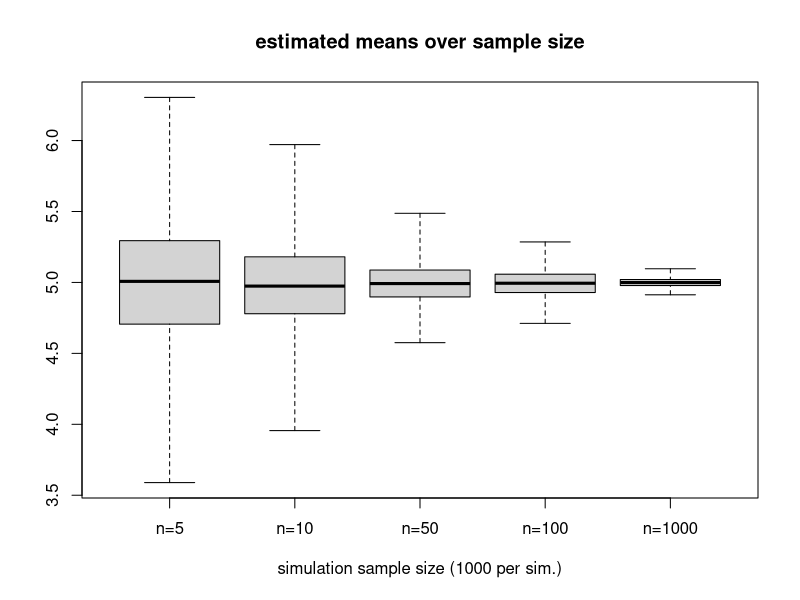
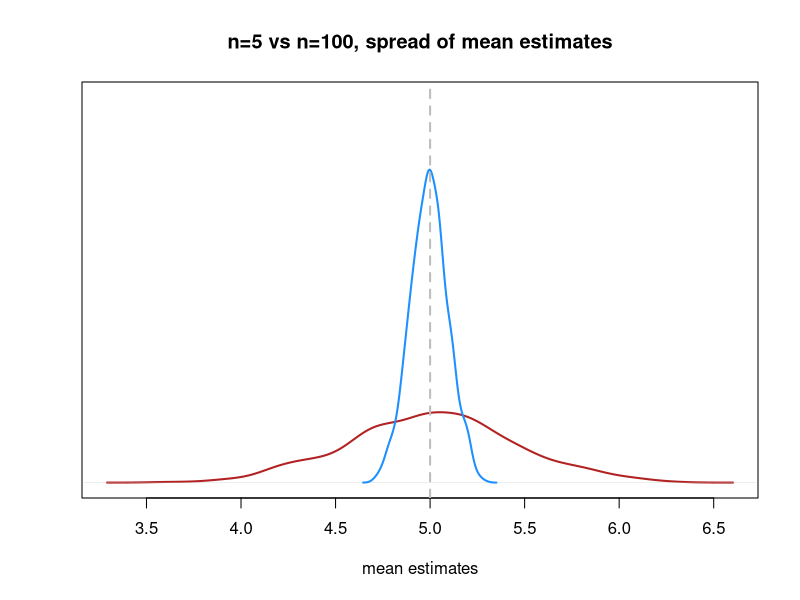
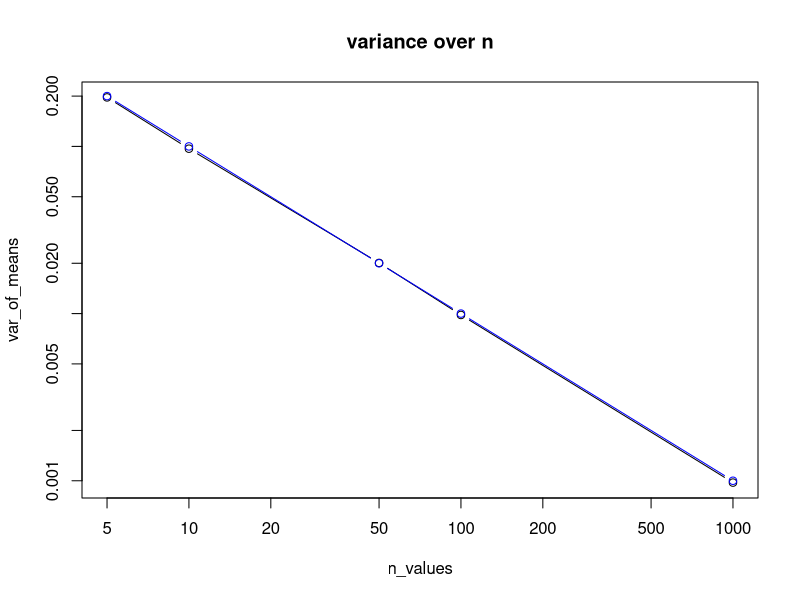
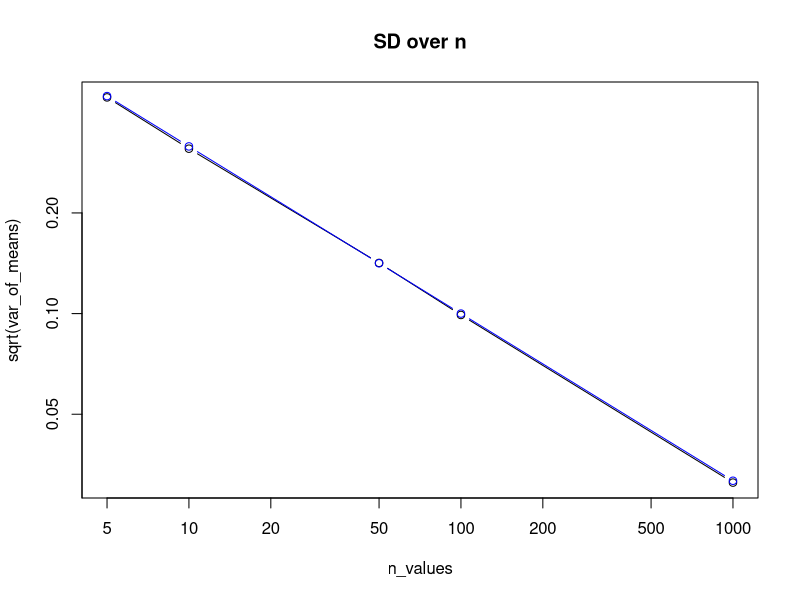
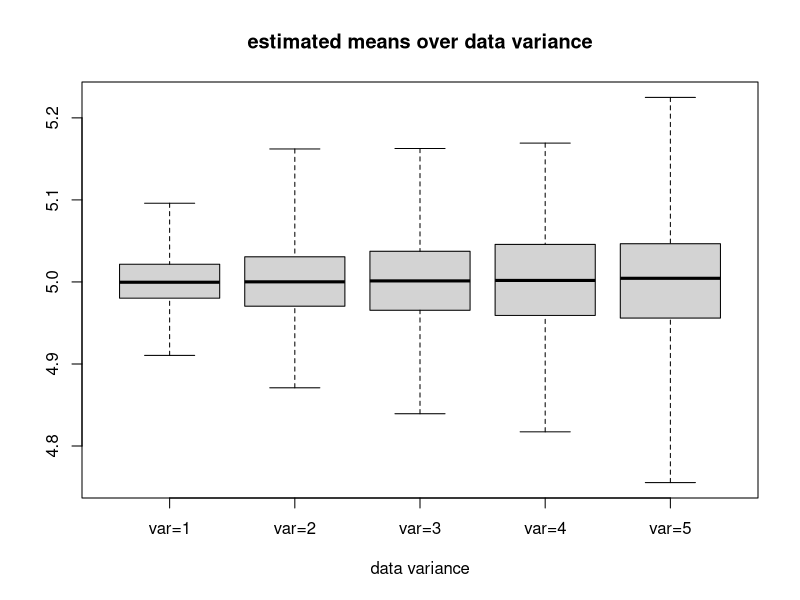
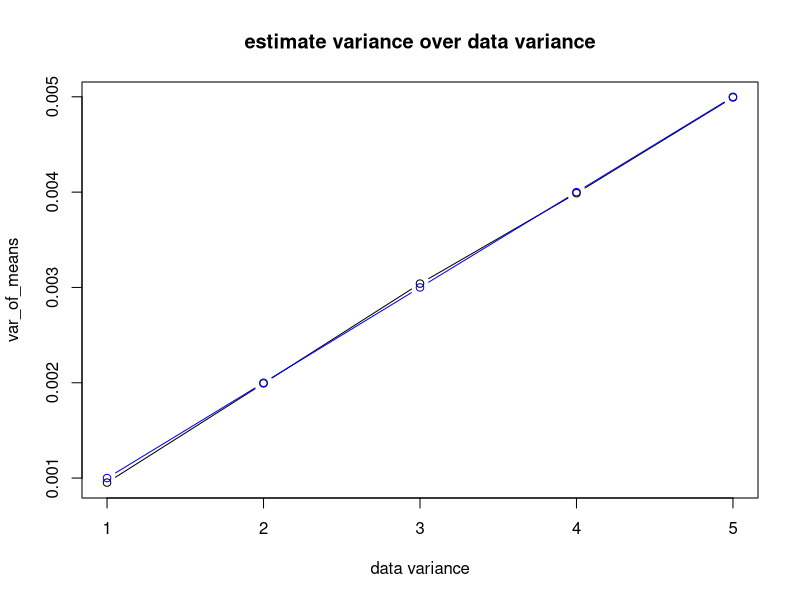
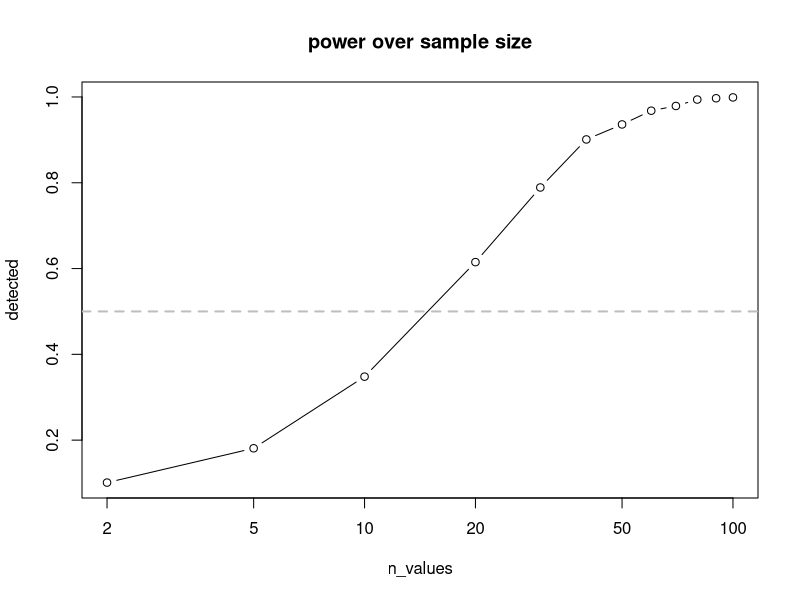
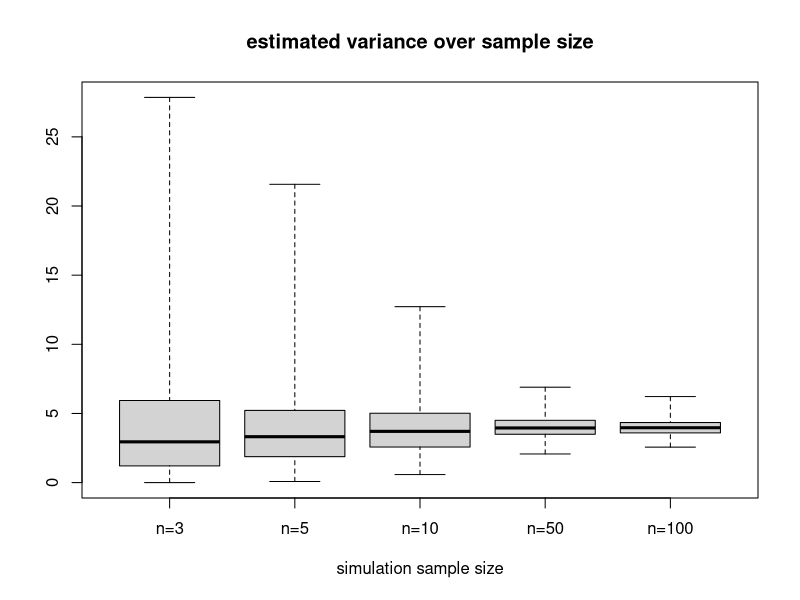

Reproduce these figures in R, in order.
## ---- chunk 1
#| label: initialize
#| echo: FALSE
knitr::opts_chunk$set(echo = TRUE, fig.width=7, fig.height=5) 
## ---- chunk 2
my_list <- list(a = 1, b = 1:5, c = 1:10)
my_list
lapply(X = my_list, FUN = \(x) 2 * x) # iterate over list
## ---- chunk 3
sapply(my_list, \(x) sum(x))
sapply(my_list, \(x) c(sum = sum(x), prod = prod(x)))
## ---- chunk 4
sapply(my_list, sum)
## ---- chunk 5
set.seed(3)
replicate(n=5, expr = { rnorm(n=1) * 10 + 3 })
## ---- chunk 6
set.seed(3)
rnorm(n=5, mean=3, sd=10)
## ---- chunk 7
set.seed(5)
# these 'n' represent sample sizes
n_values <- c(5, 10, 50, 100, 1000)
true_mean <- 5
true_sd <- 1
# estimate means for one simulation per 'n'
est_means <- sapply(n_values, \(n) {
  mean( rnorm(n, mean = true_mean, sd = true_sd) )
})
data.frame(n = n_values, est_means)
## ---- chunk 8
simulate_estimating_means <- \(n, nreps, mean, sd) {
  replicate(nreps, {
    mean( rnorm(n=n, mean=mean, sd=sd) )
  })
}
## ---- chunk 9
simulate_estimating_means(n = 100, nreps = 4, mean = -3, sd = 1)
## ---- chunk 10
n_values <- c(5, 10, 50, 100, 1000)
true_mean <- 5
true_sd <- 1
nreps <- 1000 # how many simulations
est_means <- lapply(
  n_values,
  simulate_estimating_means,
  nreps=nreps,
  mean=true_mean,
  sd=true_sd
)
## ---- chunk 11
length(est_means)
head(est_means[[1]])
head(est_means[[5]])
## ---- chunk 12
names(est_means) <- paste0("n=", n_values)
boxplot(
  est_means,
  range = 0, # no 'outliers'
  main = "estimated means over sample size",
  xlab = paste0("simulation sample size (",nreps," per sim.)")
) 
## ---- chunk 13
plot(
  density(est_means[["n=5"]]),
  col = "firebrick",
  lwd = 2,
  ylim = c(0, 5),
  main = "n=5 vs n=100, spread of mean estimates",
  xlab = "mean estimates",
  yaxt = "n", ylab=""
)
lines(
  density(est_means[["n=100"]]),
  col = "dodgerblue",
  lwd = 2
)
abline(v=true_mean, lwd=2, lty=2, col="grey")
## ---- chunk 14
table(abs(est_means[["n=5"]] - true_mean) > 0.5)
table(abs(est_means[["n=100"]] - true_mean) > 0.5)
## ---- chunk 15
(mean_of_means <- sapply(est_means, mean))
## ---- chunk 16
var_of_means <- sapply(est_means, var)
round(var_of_means, 4)
## ---- chunk 17
plot(n_values, var_of_means, type="b", log="xy", main="variance over n")
# theoretical variance:
points(n_values, 1/n_values, type="b", col="blue")
## ---- chunk 18
plot(n_values, sqrt(var_of_means), type="b", log="xy", main="SD over n")
# theoretical variance:
points(n_values, 1/sqrt(n_values), type="b", col="blue")
## ---- chunk 19
simulate_estimating_means_2 <- \(var, nreps, n, mean) {
  replicate(nreps, {
    mean(rnorm(n=n, mean=mean, sd=sqrt(var)))
  })
}
## ---- chunk 20
n = 1000
var_values <- 1:5
est_means <- lapply(
  var_values,
  simulate_estimating_means_2,
  nreps=nreps,
  n=n,
  mean=true_mean
)
## ---- chunk 21
names(est_means) <- paste0("var=", var_values)
boxplot(
  est_means,
  range = 0,
  main = "estimated means over data variance",
  xlab = "data variance"
)
## ---- chunk 22
var_of_means <- sapply(est_means, var)
plot(
  var_values,
  var_of_means,
  type = "b",
  main = "estimate variance over data variance",
  xlab = "data variance"
)
# theoretical variance:
points(var_values, var_values / n, type = "b", col = "blue")
## ---- chunk 23
# is mean greater than a number?
n_values <- c(2,5,1:10*10)
est_means <- lapply(
  n_values,
  simulate_estimating_means,
  nreps=nreps,
  mean=true_mean,
  sd=true_sd
)
## ---- chunk 24
est_sd <- sqrt(1/n_values) # theoretical estimate SD
thr <- 4.5 # some threshold
detected <- sapply(seq_along(est_means), {
  \(i) mean(est_means[[i]] > 2 * est_sd[i] + thr)
  })
plot(n_values, detected, type="b", log="x", 
     main="power over sample size")
abline(h = 0.5, lwd=2, lty=2, col="grey")
## ---- chunk 25
simulate_estimating_vars <- \(n, nreps, mean, sd) {
  replicate(nreps, {
    var( rnorm(n=n, mean=mean, sd=sd) )
  })
}
## ---- chunk 26
true_sd <- 2
n_values <- c(3, 5, 10, 50, 100)
est_vars <- lapply(
  n_values,
  simulate_estimating_vars,
  nreps=nreps,
  mean=true_mean,
  sd=true_sd
)
## ---- chunk 27
names(est_vars) <- paste0("n=", n_values)
boxplot(
  est_vars,
  range = 0,
  main = "estimated variance over sample size",
  xlab = "simulation sample size"
)
## ---- chunk 28
(mean_of_vars <- sapply(est_vars, mean))
(var_of_vars <- sapply(est_vars, var))
plot(n_values, var_of_vars, type="b", log="xy")
# theoretical variance:
points(n_values, 2 * true_sd^4 / (n_values - 1), type="b", col="blue")
## ---- chunk 29
sessionInfo()
